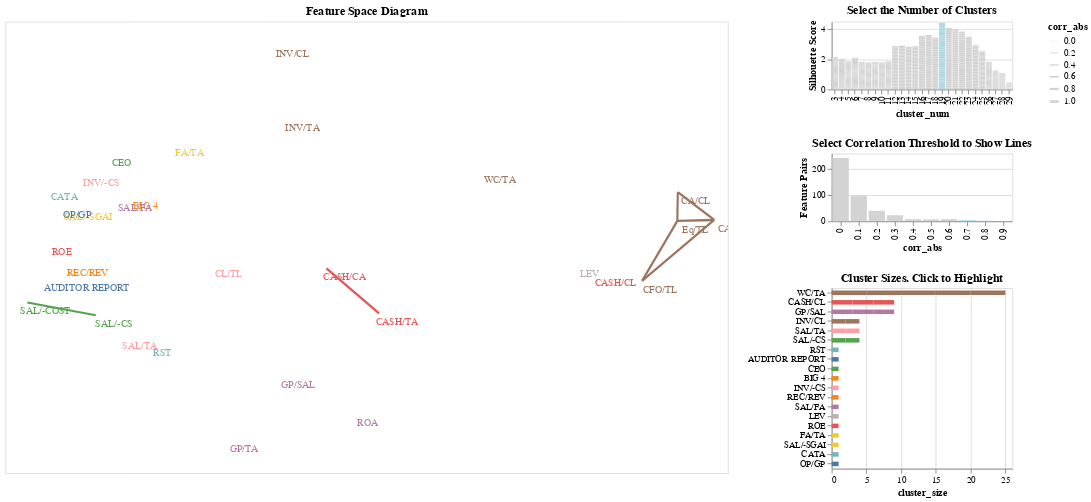

Source (notebook cell):
### Code cell
# call function and render chart
## Recommended link: https://towardsdatascience.com/escape-the-correlation-matrix-into-feature-space-4d71c51f25e5
feature_space_diagram(df, target_name = "fraud")

### Figure 1 — Vega-Lite specification as saved in the notebook (floating-point values rounded to 4 significant figures; data arrays with more than 128 entries replaced by an {"elided": "..."} marker saying what was removed)
{"config": {"view": {"continuousWidth": 400, "continuousHeight": 300}}, "hconcat": [{"layer": [{"mark": "circle", "encoding": {"size": {"field": "target_corr", "legend": null, "scale": {"domain": [0, 1]}, "type": "quantitative"}}, "selection": {"selector010": {"type": "single", "fields": ["cluster_num"], "init": {"cluster_num": 19.0}}, "selector012": {"type": "interval", "bind": "scales", "encodings": ["x", "y"]}}, "transform": [{"calculate": "((selector010.cluster_num + ':') + datum.feature)", "as": "key"}, {"lookup": "key", "from": {"data": {"name": "data-76011d009dea351f9e49489275f7988d"}, "key": "key", "fields": ["cluster_size", "cluster"]}}]}, {"mark": {"type": "text", "dx": 20, "dy": 10}, "encoding": {"text": {"field": "feature", "type": "nominal"}}, "transform": [{"calculate": "((selector010.cluster_num + ':') + datum.feature)", "as": "key"}, {"lookup": "key", "from": {"data": {"name": "data-76011d009dea351f9e49489275f7988d"}, "key": "key", "fields": ["cluster_size", "cluster"]}}]}, {"data": {"name": "data-a4b56773fc80163161f53af7dab50a46"}, "mark": "line", "encoding": {"detail": {"field": "key", "type": "nominal"}, "strokeWidth": {"field": "corr_abs", "scale": {"domain": [0, 1], "range": [0.3, 3]}, "type": "quantitative"}}, "transform": [{"filter": "(datum.corr_abs >= selector009.corr_abs)"}, {"calculate": "((selector010.cluster_num + ':') + datum.feature)", "as": "key"}, {"lookup": "key", "from": {"data": {"name": "data-76011d009dea351f9e49489275f7988d"}, "key": "key", "fields": ["cluster_size", "cluster"]}}]}], "data": {"name": "data-01cc698a20c1d76c80b6572ac508499c"}, "encoding": {"color": {"condition": {"field": "cluster", "legend": null, "type": "nominal", "selection": "selector011"}, "value": "lightgray"}, "x": {"axis": null, "field": "X", "type": "quantitative"}, "y": {"axis": null, "field": "Y", "type": "quantitative"}}, "height": 500, "title": "Feature Space Diagram", "width": 800}, {"vconcat": [{"data": {"name": "data-76011d009dea351f9e49489275f7988d"}, "mark": "bar", "encoding": {"color": {"condition": {"value": "lightblue", "selection": "selector010"}, "value": "lightgray"}, "x": {"field": "cluster_num", "type": "ordinal"}, "y": {"field": "silhouette_score", "title": "Silhouette Score", "type": "quantitative"}}, "height": 75, "selection": {"selector010": {"type": "single", "fields": ["cluster_num"], "init": {"cluster_num": 19.0}}}, "title": "Select the Number of Clusters", "width": 200}, {"data": {"name": "data-33331ed6c6001bb6d4e4b9745219e5d2"}, "mark": "bar", "encoding": {"color": {"condition": {"value": "lightblue", "test": "(datum.corr_abs >= selector009.corr_abs)"}, "value": "lightgray"}, "x": {"field": "corr_abs", "type": "ordinal"}, "y": {"axis": {"labelAngle": 0, "title": "Feature Pairs"}, "field": "Count", "type": "quantitative"}}, "height": 75, "selection": {"selector009": {"type": "single", "fields": ["corr_abs"], "init": {"corr_abs": 0.7}}}, "title": "Select Correlation Threshold to Show Lines", "width": 200}, {"data": {"name": "data-76011d009dea351f9e49489275f7988d"}, "mark": {"type": "bar", "size": 5}, "encoding": {"color": {"field": "cluster", "legend": null, "type": "nominal"}, "x": {"field": "cluster_size", "type": "quantitative"}, "y": {"field": "cluster", "sort": {"field": "cluster_size", "order": "descending"}, "title": null, "type": "nominal"}}, "height": 200, "selection": {"selector011": {"type": "single", "fields": ["cluster"]}}, "title": "Cluster Sizes. Click to Highlight", "transform": [{"filter": "((datum.cluster_num >= selector010.cluster_num) && (datum.cluster_num <= selector010.cluster_num))"}], "width": 200}]}], "$schema": "https://vega.github.io/schema/vega-lite/v4.17.0.json", "datasets": {"data-01cc698a20c1d76c80b6572ac508499c": [{"index": 0, "feature": "RST", "X": -0.3766, "Y": -0.4296, "target_corr": null}, {"index": 1, "feature": "AUDITOR REPORT", "X": -0.6077, "Y": -0.1411, "target_corr": null}, {"index": 2, "feature": "CEO", "X": -0.5013, "Y": 0.4132, "target_corr": null}, {"index": 3, "feature": "BIG 4", "X": -0.4279, "Y": 0.2236, "target_corr": null}, {"index": 4, "feature": "INV/CL", "X": 0.01879, "Y": 0.8966, "target_corr": null}, {"index": 5, "feature": "INV/-CS", "X": -0.5627, "Y": 0.3256, "target_corr": null}, {"index": 6, "feature": "INV/TA", "X": 0.04999, "Y": 0.5685, "target_corr": null}, {"index": 7, "feature": "REC/REV", "X": -0.6045, "Y": -0.07514, "target_corr": null}, {"index": 8, "feature": "SAL/FA", "X": -0.4599, "Y": 0.2137, "target_corr": null}, {"index": 9, "feature": "SAL/TA", "X": -0.4454, "Y": -0.3971, "target_corr": null}, {"index": 10, "feature": "SAL/-CS", "X": -0.5249, "Y": -0.3001, "target_corr": null}, {"index": 11, "feature": "SAL/-COST", "X": -0.7331, "Y": -0.2442, "target_corr": null}, {"index": 12, "feature": "WC/TA", "X": 0.651, "Y": 0.3391, "target_corr": null}, {"index": 13, "feature": "CASH/CL", "X": 1.003, "Y": -0.1179, "target_corr": null}, {"index": 14, "feature": "CA/CL", "X": 1.248, "Y": 0.2448, "target_corr": null}, {"index": 15, "feature": "CASH/TA", "X": 0.3378, "Y": -0.2926, "target_corr": null}, {"index": 16, "feature": "CASH/CA", "X": 0.1777, "Y": -0.09234, "target_corr": null}, {"index": 17, "feature": "CL/TL", "X": -0.1751, "Y": -0.08046, "target_corr": null}, {"index": 18, "feature": "LEV", "X": 0.9241, "Y": -0.08036, "target_corr": null}, {"index": 19, "feature": "Eq/TL", "X": 1.246, "Y": 0.1177, "target_corr": null}, {"index": 20, "feature": "CA/TL", "X": 1.359, "Y": 0.1219, "target_corr": null}, {"index": 21, "feature": "CFO/TL", "X": 1.139, "Y": -0.1482, "target_corr": null}, {"index": 22, "feature": "GP/SAL", "X": 0.03735, "Y": -0.5697, "target_corr": null}, {"index": 23, "feature": "GP/TA", "X": -0.1281, "Y": -0.8552, "target_corr": null}, {"index": 24, "feature": "ROE", "X": -0.6829, "Y": 0.01847, "target_corr": null}, {"index": 25, "feature": "FA/TA", "X": -0.2942, "Y": 0.4585, "target_corr": null}, {"index": 26, "feature": "SAL/-SGAI", "X": -0.6027, "Y": 0.1756, "target_corr": null}, {"index": 27, "feature": "CATA", "X": -0.6758, "Y": 0.2633, "target_corr": null}, {"index": 28, "feature": "ROA", "X": 0.2482, "Y": -0.7394, "target_corr": null}, {"index": 29, "feature": "OP/GP", "X": -0.6372, "Y": 0.1831, "target_corr": null}], "data-76011d009dea351f9e49489275f7988d": {"elided": "810 records"}, "data-a4b56773fc80163161f53af7dab50a46": {"elided": "870 records"}, "data-33331ed6c6001bb6d4e4b9745219e5d2": [{"corr_abs": 0.0, "Count": 243}, {"corr_abs": 0.1, "Count": 99}, {"corr_abs": 0.2, "Count": 40}, {"corr_abs": 0.3, "Count": 23}, {"corr_abs": 0.4, "Count": 8}, {"corr_abs": 0.5, "Count": 7}, {"corr_abs": 0.6, "Count": 8}, {"corr_abs": 0.7, "Count": 4}, {"corr_abs": 0.8, "Count": 2}, {"corr_abs": 0.9, "Count": 1}]}}
